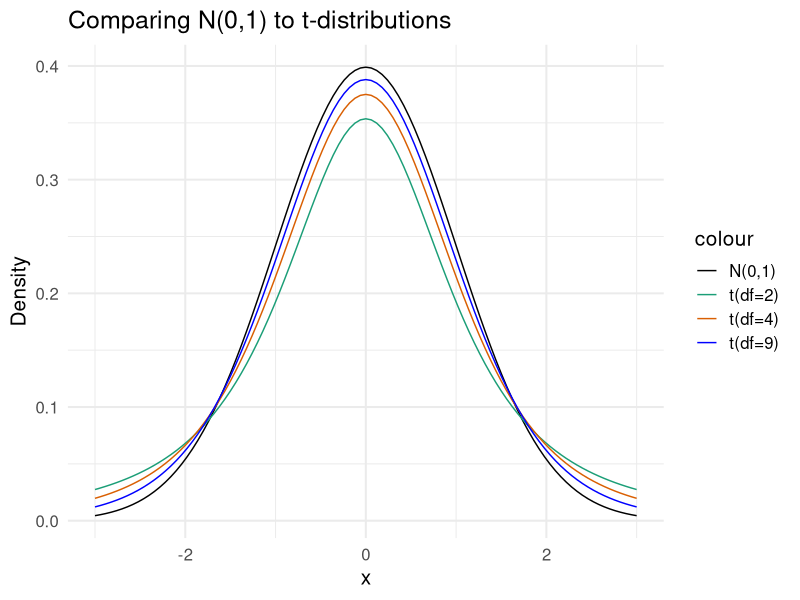
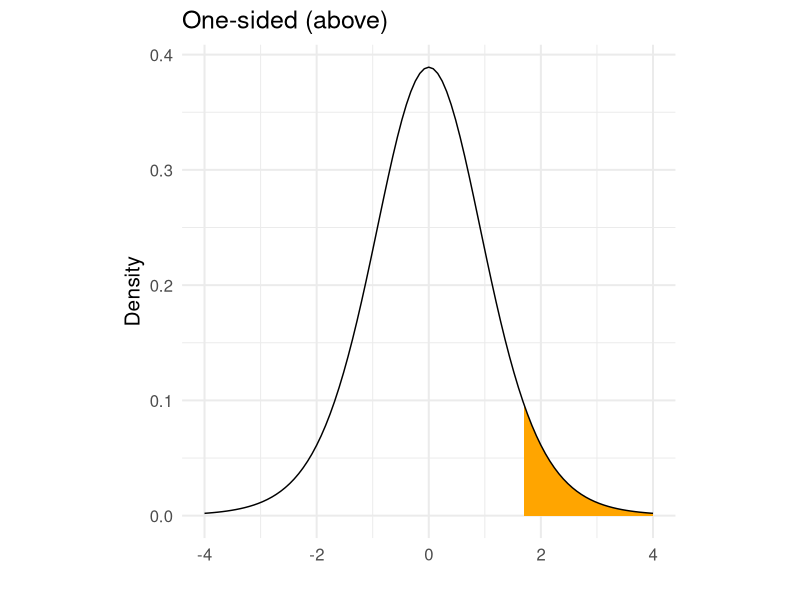
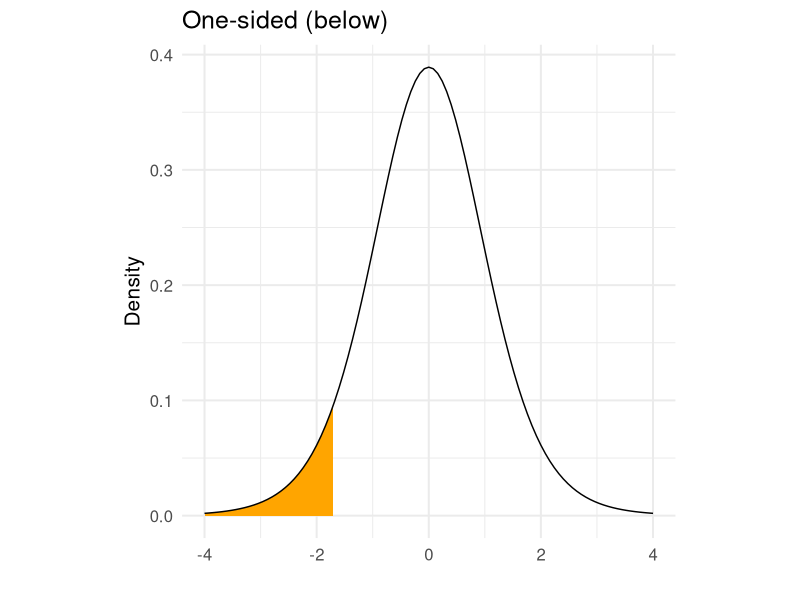
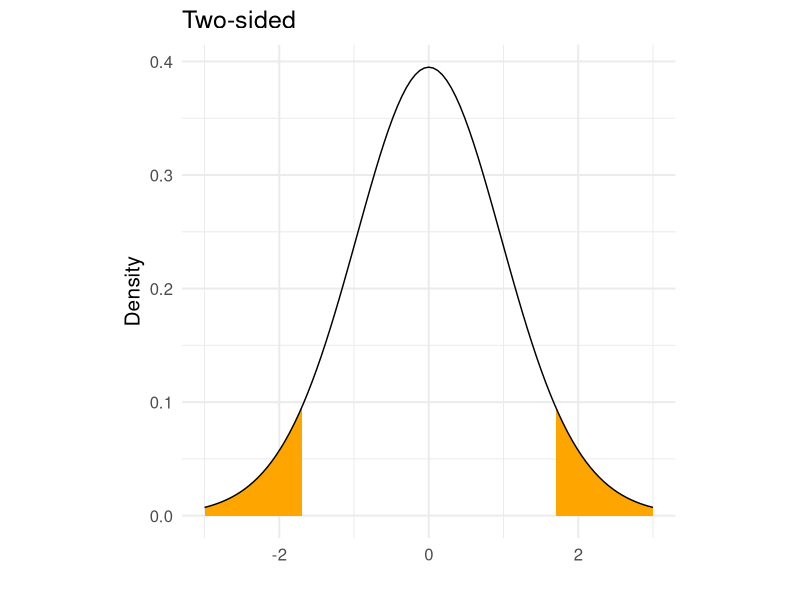
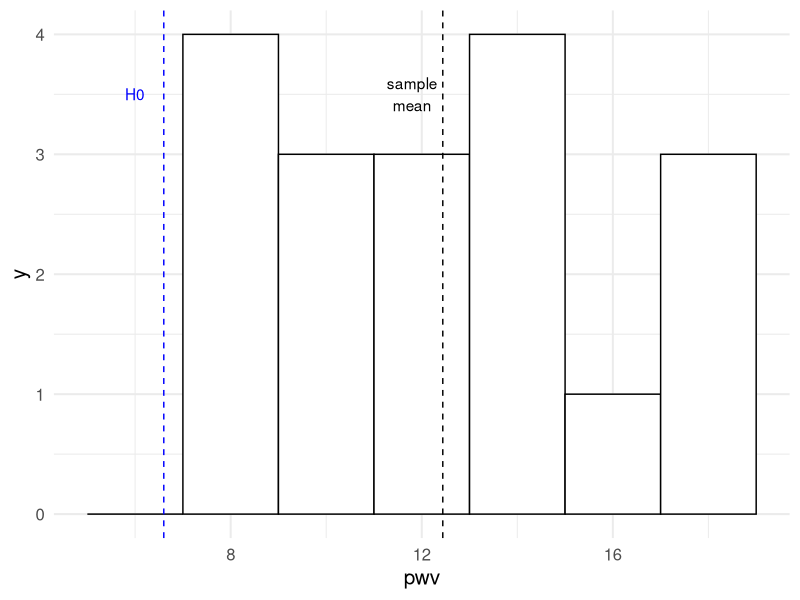
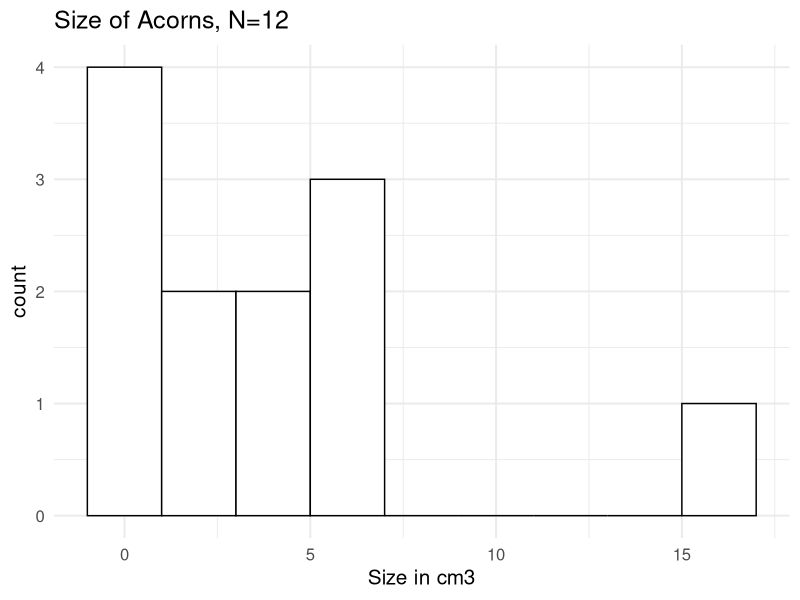
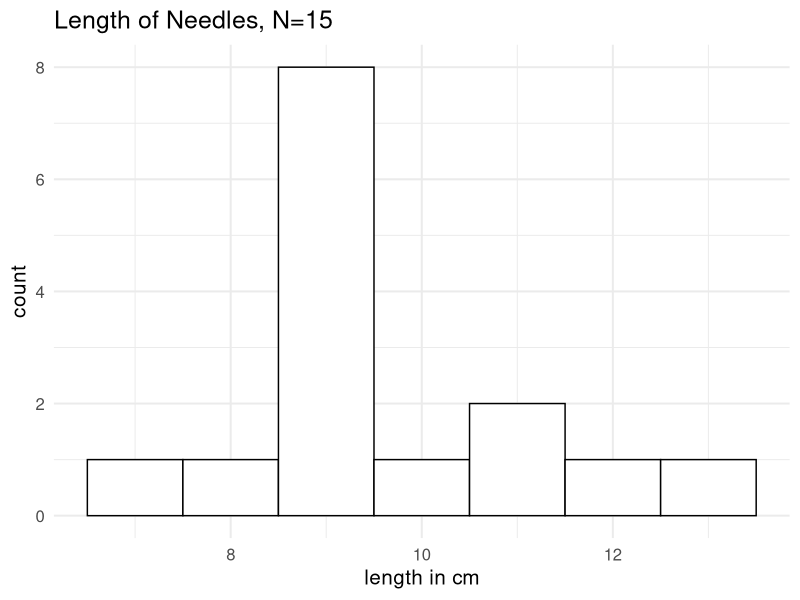
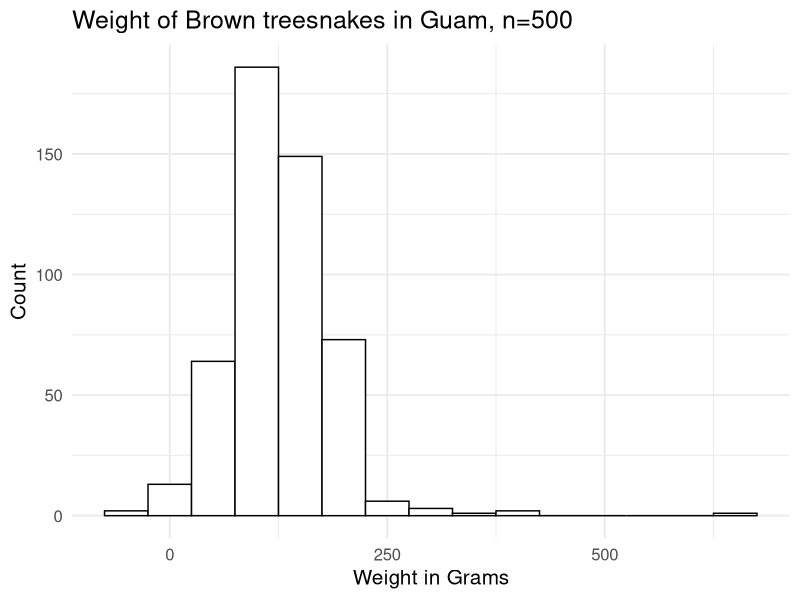

Generate these figures, in order, with R:
## ---- chunk 1
library(knitr) # for include_graphics() 
library(dplyr)
## ---- chunk 2
library(ggplot2)
ggplot(data = data.frame(x = c(-3, 3)), aes(x)) +
  stat_function(fun = dnorm, n = 101, args = list(mean = 0, sd = 1), aes(col = "N(0,1)")) +
  theme_minimal(base_size = 15) +
  stat_function(fun = dt, n = 101, args = list(df = 2), aes(col = "t(df=2)")) +
  stat_function(fun = dt, n = 101, args = list(df = 4), aes(col = "t(df=4)")) +
  stat_function(fun = dt, n = 101, args = list(df = 9), aes(col = "t(df=9)")) +
  scale_color_manual(values = c("black", "#1b9e77", "#d95f02","blue")) +
  labs(y = "Density", title = "Comparing N(0,1) to t-distributions")
## ---- chunk 3
library(dplyr)
testosterone <- c(0.30, 0.24, 0.19, 0.17, 0.18, 0.23, 0.24, 0.06, 0.15,
                  0.17, 0.18, 0.17, 0.15, 0.12, 0.25, 0.25, 0.25, 0.32, 
                  0.35, 0.37, 0.39, 0.46, 0.49, 0.42, 0.36)
dat_test <- data.frame(testosterone)
## ---- chunk 4
dat_test %>% summarize(sample_mean = mean(testosterone),
                       sample_sd = sd(testosterone),
                       sample_size = length(testosterone),
                       sample_se = sample_sd/sqrt(sample_size))
## ---- chunk 5
t_star <- qt(p = 0.975, df = 24)
t_star
## ---- chunk 6
dat_test %>% summarize(sample_mean = mean(testosterone),
                       sample_sd = sd(testosterone),
                       sample_size = length(testosterone),
                       sample_se = sample_sd/sqrt(sample_size),
                       margin_of_error = sample_se*t_star, 
                       lower_CI = sample_mean - margin_of_error, 
                       upper_CI = sample_mean + margin_of_error)
## ---- chunk 7
upper <- ggplot(data = data.frame(x = c(-4, 4)), aes(x)) + 
  geom_area(stat = "function", fun = dt, args = list(df=10),
            xlim = c(1.7, 4), fill = "orange") +
  stat_function(fun = dt, n = 101, args = list(df=10)) +
  theme_minimal(base_size = 15) + 
  labs(title = "One-sided (above)", y = "Density", x = "") +
  theme(aspect.ratio=1) 
upper
## ---- chunk 8
lower <- ggplot(data = data.frame(x = c(-4, 4)), aes(x)) + 
  geom_area(stat = "function", fun = dt, args = list(df=10),
            xlim = c(-4, -1.7), fill = "orange") +
  stat_function(fun = dt, n = 101, args = list(df=10)) +
  theme_minimal(base_size = 15) + 
  labs(title = "One-sided (below)", y = "Density", x = "") +
  theme(aspect.ratio=1)
lower
## ---- chunk 9
both <- ggplot(data = data.frame(x = c(-3, 3)), aes(x)) + 
  geom_area(stat = "function", fun = dt, args = list(df=25),
            xlim = c(1.7, 3), fill = "orange") +
  geom_area(stat = "function", fun = dt, args = list(df=25),
            xlim = c(-3, -1.7), fill = "orange") +
  stat_function(fun = dt, n = 101, args = list(df=25)) +
  theme_minimal(base_size = 15) + 
  labs(title = "Two-sided", y = "Density", x = "") +
  theme(aspect.ratio=1)

#library(patchwork)
both
#upper + lower + both + plot_layout() 
## ---- chunk 10
pwv <- c(18.8, 17.6, 17.5, 16.0, 14.8, 14.1, 13.7, 13.1, 12.9,
         12.9, 12.4, 10.1, 9.3,  9.1,  8.3,  8.3,  7.9,  7.2)

pwv_dat <- data.frame(pwv)
## ---- chunk 11
ggplot(pwv_dat, aes(x = pwv)) +
  theme_minimal(base_size = 15) +
  geom_histogram(binwidth = 2, fill = "white", col = "black") +
  geom_vline(xintercept = 6.6, lty = 2, col = "blue") +
  geom_text(aes(x=6, y = 3.5, label = "H0"), check_overlap = T, col = "blue") +
  geom_vline(xintercept = 12.44, lty = 2) +
  geom_text(aes(x=11.8, y = 3.5, label = "sample\nmean"), check_overlap = T) 
## ---- chunk 12
pwv_dat %>% 
  summarize(sample_mean = mean(pwv),
            sample_sd = sd(pwv),
            sample_size = length(pwv),
            sample_se = sample_sd/sqrt(sample_size),
            t_test = (sample_mean - 6.6)/sample_se, 
            p_value = 1 - pt(t_test, df = sample_size - 1))
## ---- chunk 13
t.test(x = pwv_dat %>% pull(pwv), alternative = "greater", mu = 6.6)
## ---- chunk 14
acorns <- c(0.3, 0.4,0.5,1,2,2.5,4,5,6,6.2,7,16.5)
acorn_dat <- data.frame(acorns)
ggplot(acorn_dat, aes(x = acorns)) +
  theme_minimal(base_size = 15) +
  geom_histogram(binwidth = 2, fill = "white", col = "black") +
   labs(title = "Size of Acorns, N=12", y = "count", x = "Size in cm3") 
## ---- chunk 15
needl <- c(7.2,7.8,8.6,8.6,8.7,8.8,8.8,9,9.3,9.5,10.2,11,11.3,12,12.8)
needl_dat <- data.frame(needl)
ggplot(needl_dat, aes(x = needl)) +
  theme_minimal(base_size = 15) +
  geom_histogram(binwidth = 1, fill = "white", col = "black") +
   labs(title = "Length of Needles, N=15", y = "count", x = "length in cm") 
## ---- chunk 16
snakes <- c(rnorm(n=490,mean=125,sd=50),210,210,210,250,300,320,350,390,400,650)
snakes_dat <- data.frame(snakes)
ggplot(snakes_dat, aes(x = snakes)) +
  theme_minimal(base_size = 15) +
  geom_histogram(binwidth = 50, fill = "white", col = "black") +
   labs(title = "Weight of Brown treesnakes in Guam, n=500", y = "Count", x = "Weight in Grams") 
## ---- chunk 17
coccoon <- c(rnorm(n=650,mean=9,sd=1),rnorm(n=150,mean=14,sd=1))
coc_dat <- data.frame(coccoon)
ggplot(coc_dat, aes(x = coccoon)) +
  theme_minimal(base_size = 15) +
  geom_histogram(binwidth = .5, fill = "white", col = "black") +
   labs(title = "Width of Bee Coccoons in Sweden, N=800", y = "Count", x = "width in mm") 
